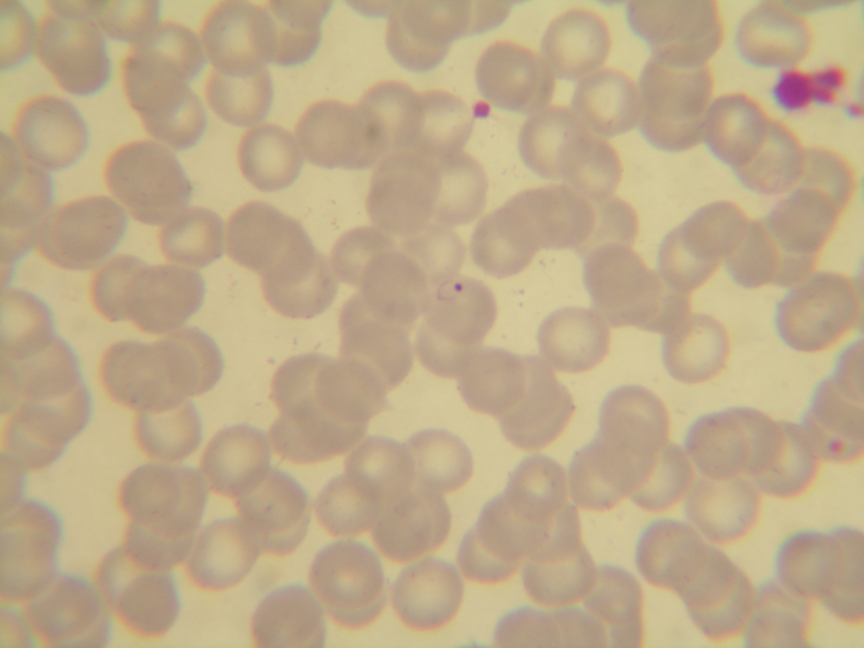
#> input picture samples/blood_smear_24.JPG, 2592 x 1944 px, given in place of blood_smear_1_count.JPG, which was not available (shown at 1/3 size)
$ jupyter execute --allow-errors benchmark.ipynb   (shell and % lines are left out)   (older library calls are emulated)   (text cells are left out)
#> lines starting #> are read from the running program, lines starting #| are printed output that depends on the picture; pictures that were not available may be replaced by others from this repository, and a replacement may not be noted
[cell 1]
import numpy as np
import cv2
import matplotlib.pyplot as plt
import colorsys
from math import pi, ceil, floor, cos, sin
import glob
import pandas as pd
#pip install plotly==5.3.1
from ipynb.fs.full.ploty_zoom import zoom

from skimage import io, morphology, img_as_bool, segmentation
from scipy import ndimage as ndi
import matplotlib.pyplot as plt

_root       = "./samples/"
NORMAL     = 1
AGLOMERADO = 0


directory = NORMAL

HEXAGONAL_MODE = False

UNET_ON_OTSU = False

[cell 2]
# [37 lines left out: functions hexagon, hexagon_cut, not called in this run]

[cell 3]
# [6 lines left out: function not_yellow_random_color, not called in this run]


def compare_parasites_markers(manual, img):

    if type(manual) == str:
        manual = cv2.cvtColor(cv2.imread(manual,1), cv2.COLOR_BGR2RGB)
        manual = cv2.resize(manual,(640,480))

    if type(img) == str:
        img = cv2.cvtColor(cv2.imread(img,1), cv2.COLOR_BGR2RGB)
        img = cv2.resize(img,(640,480))

    manual = manual.copy()
    img = img.copy()

    if HEXAGONAL_MODE:
        manual = hexagon_cut(manual)
    if HEXAGONAL_MODE:
        img = hexagon_cut(img)

    #encontra as marcações relacionadas
    img_mask    = cv2.inRange(cv2.cvtColor(img, cv2.COLOR_RGB2HSV), (30,200,200), (50,255,255))
    manual_mask = cv2.inRange(cv2.cvtColor(manual, cv2.COLOR_RGB2HSV), (30,200,200), (50,255,255))

    total_count1, _, stats1, centroids1 = cv2.connectedComponentsWithStats(img_mask, 4, cv2.CV_32S)
    total_count2, _, stats2, centroids2 = cv2.connectedComponentsWithStats(manual_mask, 4, cv2.CV_32S)

    for i in range(total_count1):
        if stats1[i, cv2.CC_STAT_AREA] > 1000:
            continue
        for y in range(total_count2):
            if stats2[y, cv2.CC_STAT_AREA] > 1000:
                continue

            dist = np.linalg.norm(centroids1[i]-centroids2[y])
            if dist < 30:
                color = not_yellow_random_color()
                cX, cY = centroids1[i]
                cv2.circle(img, (int(cX),int(cY)), 10, color, -1)
                cX, cY = centroids2[y]
                cv2.circle(manual, (int(cX),int(cY)), 10, color, -1)


    #conta quantas marcações amarelas sobraram
    img_mask    = cv2.inRange(cv2.cvtColor(img, cv2.COLOR_RGB2HSV), (30,200,200), (50,255,255))
    manual_mask = cv2.inRange(cv2.cvtColor(manual, cv2.COLOR_RGB2HSV), (30,200,200), (50,255,255))
    errors = 0

    total_count1, _, stats1, centroids1 = cv2.connectedComponentsWithStats(img_mask, 4, cv2.CV_32S)
    total_count2, _, stats2, centroids2 = cv2.connectedComponentsWithStats(manual_mask, 4, cv2.CV_32S)


# [4 lines of commented-out code are left out]
    errors = total_count1 + total_count2 - 2

    return errors, img, manual


if __name__ == "__main__":
    manual = "./samples/normal/blood_smear_1_count.JPG"
    #manual = "./samples/normal/blood_smear_7_count.JPG"
    manual = cv2.cvtColor(cv2.imread(manual,1), cv2.COLOR_BGR2RGB)
    manual = cv2.resize(manual,(640,480))
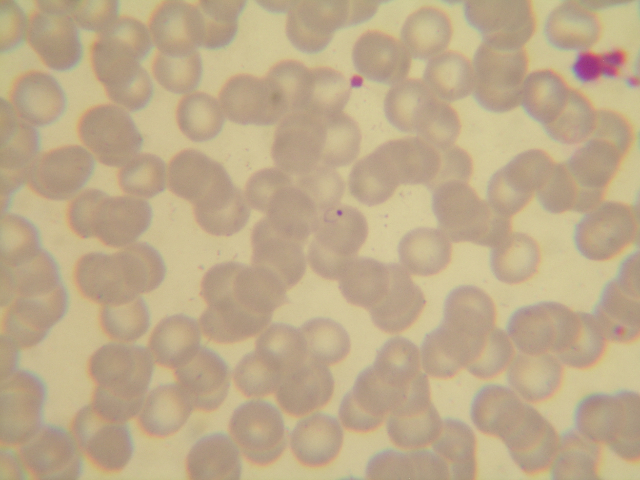
#> manual: shape (480, 640, 3); mean R, G, B 190.1, 170.6, 137.9
    img = "./samples/segmented/blood_smear_1_otsu.png"
    #img = "./samples/normal/blood_smear_7_segmented.png"
    img    = cv2.cvtColor(cv2.imread(img,1), cv2.COLOR_BGR2RGB)
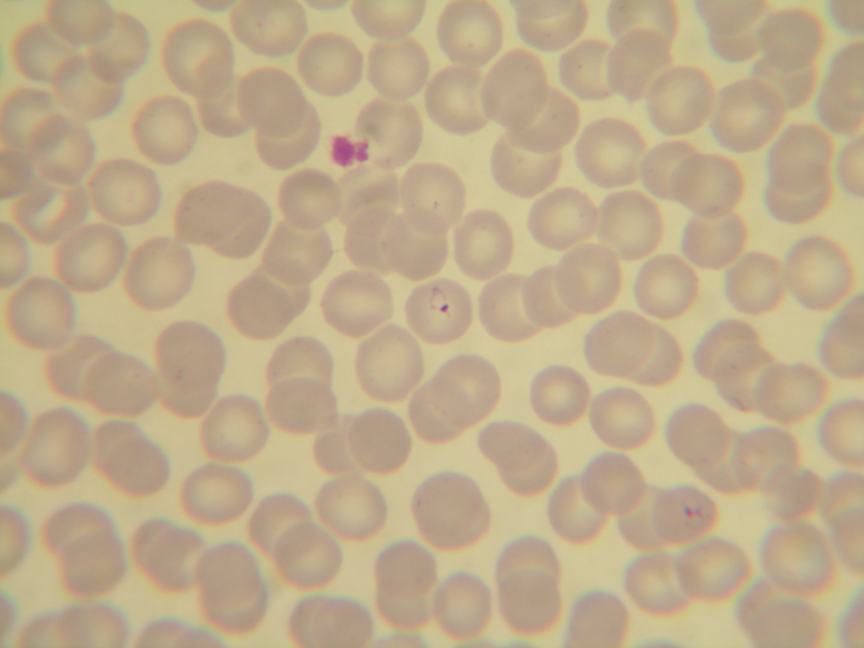
#> input picture samples/blood_smear_25.JPG, 2592 x 1944 px, given in place of blood_smear_1_otsu.png, which was not available (shown at 1/3 size)
    errors, img, manual = compare_parasites_markers(manual, img)
#> in compare_parasites_markers, `img_mask    = cv2.inRange(cv2.cvtColor(img, cv2.COLOR_RGB2HSV), (30,20..`: img_mask: shape (1944, 2592); every value is 0
#> in compare_parasites_markers, `manual_mask = cv2.inRange(cv2.cvtColor(manual, cv2.COLOR_RGB2HSV), (30..`: manual_mask: shape (480, 640); every value is 0
#> in compare_parasites_markers, `total_count1, _, stats1, centroids1 = cv2.connectedComponentsWithStats..`: total_count1 = 1; stats1 = [[0, 0, 2592, 1944, 5038848]]; centroids1 = [[1295.5, 971.5]]
#> in compare_parasites_markers, `total_count2, _, stats2, centroids2 = cv2.connectedComponentsWithStats..`: total_count2 = 1; stats2 = [[0, 0, 640, 480, 307200]]; centroids2 = [[319.5, 239.5]]
#> in compare_parasites_markers, `errors = total_count1 + total_count2 - 2`: errors = 0
#> errors = 0

    print("Errors:", errors)
#| Errors: 0
    fig, ax = plt.subplots(ncols=2, figsize=(10,10))
    ax[0].imshow(img)
    ax[1].imshow(manual)
    plt.show()
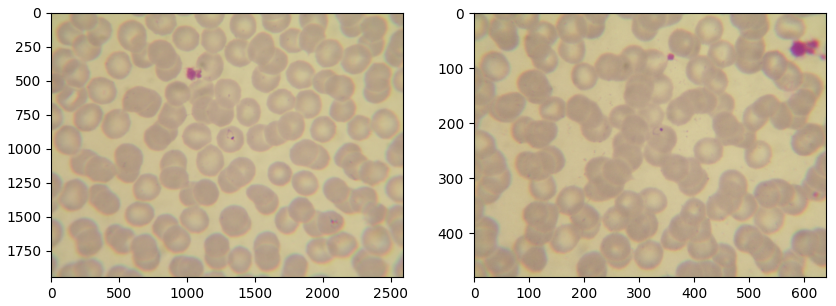
#> figure drawn by matplotlib, 2 panels
#> `manual = cv2.resize(manual,(640,480))`:
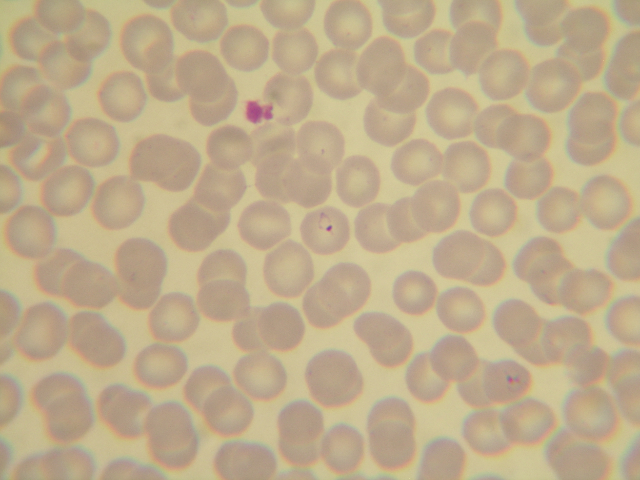
#> manual: shape (480, 640, 3); mean R, G, B 190.7, 172.2, 139.8

[cell 4]
# [183 lines left out: functions get_img, not_red_random_color, compare_markers, not called in this run]


#> (the rest of this cell did not finish here and is left out)

#> (a cell that did not finish here is left out)

[cell 6]
def getManualCount(name):
    return {"method":"Manual", "path":name, "time":0}


# [44 lines left out: functions getOriginalCount, getProjectCount, add_to_samples, not called in this run]


def read_result_data(group):

#> called with group = 1
    if group == AGLOMERADO:
        directory = "./samples/aglomerado/"
    else:
        directory = "./samples/normal/"
#> directory = './samples/normal/'

    samples = {"sample":[],
               "method":[],
               "time":[],
               "path":[],
               "infection_error":[],
               "cells_error":[]}

    qtd = 0
    for file in glob.glob(directory+"*_count.jpg"):
        qtd += 1

        #nome da amostra
        file = file.replace("\\","/").lower()
        name = file.replace("_count.jpg","")
        sample_name = name.replace(directory,"")
        samples['sample'].append(sample_name)

        #adiciona os dados do Ground truth a base
        manual = getManualCount(file)
        add_to_samples(samples,manual)

        #le os dados obtidos pelo projeto
        data = getProjectCount(directory, name)
        for dt in data:
            #adiciona na base
            samples['sample'].append(sample_name)
            dt['cells_error'], _, _ = compare_markers(file, dt['path'])
            dt['infection_error'], _, _ = compare_parasites_markers(file, dt['path'])
            add_to_samples(samples,dt)


        #le os dados do projeto original
        orig = getOriginalCount(directory, name)
        samples['sample'].append(sample_name)
        print("reading",orig['path'])
        orig['cells_error'], _, _ = compare_markers(file, orig['path'])
        orig['infection_error'], _, _ = compare_parasites_markers(file, orig['path'])
        #adiciona na base
        add_to_samples(samples,orig)

    samples = pd.DataFrame(data=samples)
    return samples

if __name__ == "__main__":
    samples = read_result_data(directory)
    samples

[cell 7]
# [17 lines left out: function graph, not called in this run]

#> (the rest of this cell did not finish here and is left out)

[cell 8]
if __name__ == "__main__":

    samples_list = samples[["sample"]].drop_duplicates().values
    samples_list = samples_list.reshape(len(samples_list))

    fig, axes = plt.subplots(ncols=2,nrows=8,figsize=(15,15))
    fig.tight_layout(rect=[0, 0.03, 1, 0.95])
    fig.suptitle("Cells count error", fontsize=20)
    plt.subplots_adjust(hspace = .4)

    pos = [(j,i) for j in range(8) for i in range(2)]
    i = 0
    for smp_name in samples_list:

        smp = samples.query("method != 'Manual' & sample == '%s'" % smp_name)
        smp = smp.sort_values('cells_error')
        ax = smp[["method","cells_error"]].plot.bar(x='method',
                                                    y='cells_error',
                                                    color=['green','orange','red',
                                                           'blue','purple','violet',
                                                           'brown', 'olive','steelblue', 'gray'],
                                                    ax=axes[pos[i]],
                                                    title=smp_name,
                                                    rot=30)
        ax.get_legend().remove()
        ax.set_xlabel('')
        i += 1

#> (a cell that did not finish here is left out)

#> (a cell that did not finish here is left out)

[cell 11]
if __name__ == "__main__":
    samples_list = samples[["sample"]].drop_duplicates().values
    samples_list = samples_list.reshape(len(samples_list))

    #methods
    cols = 6 #1-8 max
    #samples
    rows = 7


    fig, axes = plt.subplots(nrows=rows,ncols=cols,figsize=(30,30))
    fig.tight_layout(rect=[0, .03, 0.5, 0.95])
    fig.suptitle("Cells count error", fontsize=20, x=0.1)
    plt.subplots_adjust( hspace=0.4 )

    pos = [(j,i) for j in range(rows) for i in range(cols)]
    i = 0
    for smp_name in samples_list:

        smp = samples.query("method != 'Manual' & sample == '%s'" % smp_name)
        smp = pd.concat([smp.query("method != 'Original'").nsmallest(cols-2,'cells_error'),
                         smp.loc[smp['method'] == "Original"]])
        ax = smp[["method","cells_error"]].plot.bar(x='method',
                                                    y='cells_error',
                                                    color=['green','orange','red','blue','purple'],
                                                    ax=axes[pos[i]],
                                                    title=smp_name,
                                                    rot=30)
        ax.get_legend().remove()
        ax.set_xlabel('')
        i += 1

        for v in smp.values:
            img = cv2.cvtColor(cv2.imread(v[6]),cv2.COLOR_BGR2RGB)
            axes[pos[i]].set_title(v[1])
            axes[pos[i]].imshow(img)
            axes[pos[i]].axis('off')
            i += 1

    plt.savefig("tmpa4.png",dpi=300)
    plt.close()
    #sometimes it make a cache of image
    #change the image name
    zoom("tmpa4.png")
#> (this line was passed over: ipynb is not available in this run)
